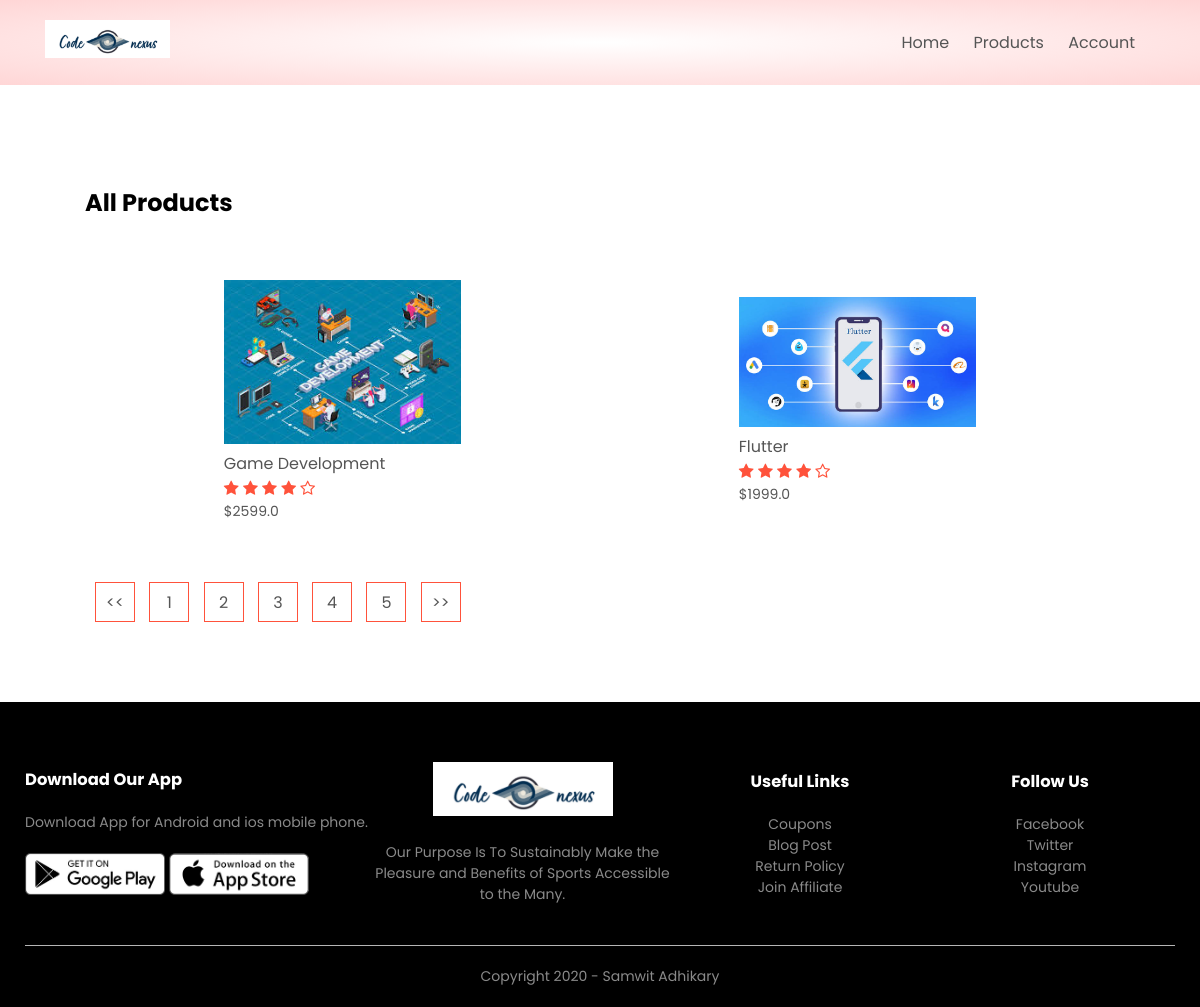
The app's page /product_list?page=4 with its own data.
### products/models.py (models this page shows, shortened)
class Product(models.Model):
    LIVE=1
    DELETE=0
    DELETE_CHOICES=((LIVE,'Live'),(DELETE,'Delete'))
    title=models.CharField(max_length=200)
    price=models.FloatField()
    description=models.TextField()
    image=models.ImageField(upload_to='media/')
    priority=models.IntegerField(default=0)
    delete_status=models.IntegerField(choices=DELETE_CHOICES,default=LIVE)
    created_at=models.DateTimeField(auto_now_add=True)
    updated_at=models.DateTimeField(auto_now_add=True)

### products/views.py (the view)
# urls.py: path('product_list', views.list_products,name='list_product'),
def list_products(request):
    page=1
    if request.GET:
        page=request.GET.get('page',1)
    product_list=Product.objects.order_by('-priority')
    product_paginator=Paginator(product_list,2)
    product_list=product_paginator.get_page(page)
    context={'products':product_list}
    return render(request,'products.html',context)

### products/templatetags/chunks.py (called while the page is built)
@register.filter(name='chunks')
def chunks(list_data,chunk_size):
    chunk=[]
    i=0
    for data in list_data:
        chunk.append(data)
        i=i+1
        if i==chunk_size:
            yield chunk
            i=0
            chunk=[]
    if chunk:
        yield chunk

### templates/products.html
{% extends 'blank_layout.html' %}
{% block content %}
{% include 'products_list.html' %}
{% endblock content %}

### templates/products_list.html
{% load static %}
{% load chunks %}
<div class="small-container">
    <div class="row row-2">
        <h2>All Products</h2>
    </div>
    {% for product_chunks in products|chunks:4 %}
    <div class="row">
        {% for product in product_chunks %}
        <div class="col-4">
            <a href="{% url 'detail_product' product.id  %}"></href><img src="{{ product.image.url }}"></a>
            <h4>{{ product.title }}</h4>
            <div class="rating">
                <i class="fa fa-star"></i>
                <i class="fa fa-star"></i>
                <i class="fa fa-star"></i>
                <i class="fa fa-star"></i>
                <i class="fa fa-star-o"></i>
            </div>
            <p>${{ product.price }}</p>
        </div>
      {% endfor %}
    </div>
   {% endfor %}
    <div class="page-btn">
        {% if products.has_previous %}
        <a href="?page={{ products.previous_page_number }}"><span><<</span></a>
        {% endif %}
        {% for i in products.paginator.page_range %}
        <a href="?page={{i}}"><span>{{i}}</span></a>
        {% endfor %}
        {% if products.has_next %}
        <a href="?page={{ products.next_page_number }}"><span>>></span></a>
        {% endif %}
    </div>
</div>

### static/css/style.css (style rules this page uses)
* { margin: 0; padding: 0; box-sizing: border-box; }
body { font-family: 'Poppins', sans-serif; }
a { text-decoration: none; color: #555; }
p { color: #555; }
.row { display: flex; align-items: center; flex-wrap: wrap; justify-content: space-around; }
.small-container { max-width: 1080px; margin: auto; padding-left: 25px; padding-right: 25px; }
.col-4 { flex-basis: 25%; padding: 10px; min-width: 200px; margin-bottom: 50px; transition: transform 0.5s; }
.col-4 img { width: 100%; }
h4 { color: #555; font-weight: normal; }
.col-4 p { font-size: 14px; }
.rating .fa { color: #ff523b; }
.row-2 { justify-content: space-between; margin: 100px auto 50px; }
.page-btn { margin: 0 auto 80px; }
.page-btn span { display: inline-block; border: 1px solid #ff523b; margin-left: 10px; width: 40px; height: 40px; text-align: center; line-height: 40px; cursor: pointer; }

### records on screen
Product: image (picture), title "Game Development", price "2599.0"
Product: image (picture), title "Flutter", price "1999.0"

### other values on screen
{{ i }} "1" "2" "3" "4" "5"
